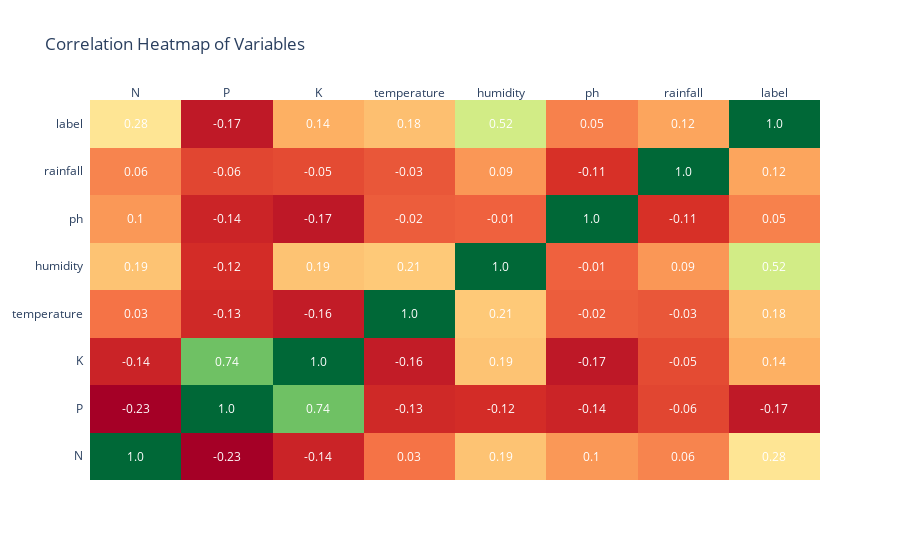

Source (notebook cell):
### Code cell
import pandas as pd
import plotly.figure_factory as ff


def heatmap_correlations(df: pd.DataFrame, targetVariable:str ,colorscale:str="Viridis"):
    """
    Create a heatmap showing the correlation of all pairs of variables in the dataframe.
    Parameters:
    - df (pd.DataFrame): Data to be plotted.
    - targetVariable (str): The dependent variable for which correlations will be displayed.
    - colorscale (str): Desired colorscale for the heatmap. Default is "Viridis".
    Returns:
    - None: Shows the heatmap.
    """
    
    # Filtering only numerical columns
    df_numeric = df.select_dtypes(include=['number'])
    
    # Check if targetVariable is numeric
    if targetVariable not in df_numeric.columns:
        print(f"The target variable {targetVariable} is not numeric.")
        return
    
    # Print the correlation of the target variable with other variables
    print('-' * 52)
    print(f"Correlation of {targetVariable} with other Independent variables")
    print('-' * 52)
    print(df_numeric.corr()[targetVariable].sort_values(ascending=False))
    
    # Calculate the correlation matrix
    corr_matrix = df_numeric.corr()
    # Create a heatmap using the correlation matrix
    fig = ff.create_annotated_heatmap(
        z=corr_matrix.values, 
        x=list(corr_matrix.columns), 
        y=list(corr_matrix.index),
        annotation_text=corr_matrix.round(2).values,
        colorscale=colorscale
    )

    fig.update_layout(title="Correlation Heatmap of Variables")
    
    fig.show()



# Example usage
# heatmap_correlations(df, targetVariable="Class", colorscale='RdYlGn')
heatmap_correlations(df_encoded, targetVariable="label", colorscale='RdYlGn')

### Figure 1 — Plotly figure (JSON) as saved in the notebook; plotly's stock layout.template omitted (floating-point values rounded to 4 significant figures)
{"data": [{"colorscale": [[0, "rgb(165,0,38)"], [0.1, "rgb(215,48,39)"], [0.2, "rgb(244,109,67)"], [0.3, "rgb(253,174,97)"], [0.4, "rgb(254,224,139)"], [0.5, "rgb(255,255,191)"], [0.6, "rgb(217,239,139)"], [0.7, "rgb(166,217,106)"], [0.8, "rgb(102,189,99)"], [0.9, "rgb(26,152,80)"], [1, "rgb(0,104,55)"]], "reversescale": false, "showscale": false, "type": "heatmap", "x": ["N", "P", "K", "temperature", "humidity", "ph", "rainfall", "label"], "y": ["N", "P", "K", "temperature", "humidity", "ph", "rainfall", "label"], "z": [[1, -0.2315, -0.1405, 0.0265, 0.1907, 0.09668, 0.05902, 0.2828], [-0.2315, 1, 0.7362, -0.1275, -0.1187, -0.138, -0.06384, -0.168], [-0.1405, 0.7362, 1, -0.1604, 0.1909, -0.1695, -0.05346, 0.1437], [0.0265, -0.1275, -0.1604, 1, 0.2053, -0.0178, -0.03008, 0.1806], [0.1907, -0.1187, 0.1909, 0.2053, 1, -0.008483, 0.09442, 0.5245], [0.09668, -0.138, -0.1695, -0.0178, -0.008483, 1, -0.1091, 0.05239], [0.05902, -0.06384, -0.05346, -0.03008, 0.09442, -0.1091, 1, 0.1215], [0.2828, -0.168, 0.1437, 0.1806, 0.5245, 0.05239, 0.1215, 1]]}], "layout": {"annotations": [{"font": {"color": "#FFFFFF"}, "showarrow": false, "text": "1.0", "x": "N", "xref": "x", "y": "N", "yref": "y"}, {"font": {"color": "#FFFFFF"}, "showarrow": false, "text": "-0.23", "x": "P", "xref": "x", "y": "N", "yref": "y"}, {"font": {"color": "#FFFFFF"}, "showarrow": false, "text": "-0.14", "x": "K", "xref": "x", "y": "N", "yref": "y"}, {"font": {"color": "#FFFFFF"}, "showarrow": false, "text": "0.03", "x": "temperature", "xref": "x", "y": "N", "yref": "y"}, {"font": {"color": "#FFFFFF"}, "showarrow": false, "text": "0.19", "x": "humidity", "xref": "x", "y": "N", "yref": "y"}, {"font": {"color": "#FFFFFF"}, "showarrow": false, "text": "0.1", "x": "ph", "xref": "x", "y": "N", "yref": "y"}, {"font": {"color": "#FFFFFF"}, "showarrow": false, "text": "0.06", "x": "rainfall", "xref": "x", "y": "N", "yref": "y"}, {"font": {"color": "#FFFFFF"}, "showarrow": false, "text": "0.28", "x": "label", "xref": "x", "y": "N", "yref": "y"}, {"font": {"color": "#FFFFFF"}, "showarrow": false, "text": "-0.23", "x": "N", "xref": "x", "y": "P", "yref": "y"}, {"font": {"color": "#FFFFFF"}, "showarrow": false, "text": "1.0", "x": "P", "xref": "x", "y": "P", "yref": "y"}, {"font": {"color": "#FFFFFF"}, "showarrow": false, "text": "0.74", "x": "K", "xref": "x", "y": "P", "yref": "y"}, {"font": {"color": "#FFFFFF"}, "showarrow": false, "text": "-0.13", "x": "temperature", "xref": "x", "y": "P", "yref": "y"}, {"font": {"color": "#FFFFFF"}, "showarrow": false, "text": "-0.12", "x": "humidity", "xref": "x", "y": "P", "yref": "y"}, {"font": {"color": "#FFFFFF"}, "showarrow": false, "text": "-0.14", "x": "ph", "xref": "x", "y": "P", "yref": "y"}, {"font": {"color": "#FFFFFF"}, "showarrow": false, "text": "-0.06", "x": "rainfall", "xref": "x", "y": "P", "yref": "y"}, {"font": {"color": "#FFFFFF"}, "showarrow": false, "text": "-0.17", "x": "label", "xref": "x", "y": "P", "yref": "y"}, {"font": {"color": "#FFFFFF"}, "showarrow": false, "text": "-0.14", "x": "N", "xref": "x", "y": "K", "yref": "y"}, {"font": {"color": "#FFFFFF"}, "showarrow": false, "text": "0.74", "x": "P", "xref": "x", "y": "K", "yref": "y"}, {"font": {"color": "#FFFFFF"}, "showarrow": false, "text": "1.0", "x": "K", "xref": "x", "y": "K", "yref": "y"}, {"font": {"color": "#FFFFFF"}, "showarrow": false, "text": "-0.16", "x": "temperature", "xref": "x", "y": "K", "yref": "y"}, {"font": {"color": "#FFFFFF"}, "showarrow": false, "text": "0.19", "x": "humidity", "xref": "x", "y": "K", "yref": "y"}, {"font": {"color": "#FFFFFF"}, "showarrow": false, "text": "-0.17", "x": "ph", "xref": "x", "y": "K", "yref": "y"}, {"font": {"color": "#FFFFFF"}, "showarrow": false, "text": "-0.05", "x": "rainfall", "xref": "x", "y": "K", "yref": "y"}, {"font": {"color": "#FFFFFF"}, "showarrow": false, "text": "0.14", "x": "label", "xref": "x", "y": "K", "yref": "y"}, {"font": {"color": "#FFFFFF"}, "showarrow": false, "text": "0.03", "x": "N", "xref": "x", "y": "temperature", "yref": "y"}, {"font": {"color": "#FFFFFF"}, "showarrow": false, "text": "-0.13", "x": "P", "xref": "x", "y": "temperature", "yref": "y"}, {"font": {"color": "#FFFFFF"}, "showarrow": false, "text": "-0.16", "x": "K", "xref": "x", "y": "temperature", "yref": "y"}, {"font": {"color": "#FFFFFF"}, "showarrow": false, "text": "1.0", "x": "temperature", "xref": "x", "y": "temperature", "yref": "y"}, {"font": {"color": "#FFFFFF"}, "showarrow": false, "text": "0.21", "x": "humidity", "xref": "x", "y": "temperature", "yref": "y"}, {"font": {"color": "#FFFFFF"}, "showarrow": false, "text": "-0.02", "x": "ph", "xref": "x", "y": "temperature", "yref": "y"}, {"font": {"color": "#FFFFFF"}, "showarrow": false, "text": "-0.03", "x": "rainfall", "xref": "x", "y": "temperature", "yref": "y"}, {"font": {"color": "#FFFFFF"}, "showarrow": false, "text": "0.18", "x": "label", "xref": "x", "y": "temperature", "yref": "y"}, {"font": {"color": "#FFFFFF"}, "showarrow": false, "text": "0.19", "x": "N", "xref": "x", "y": "humidity", "yref": "y"}, {"font": {"color": "#FFFFFF"}, "showarrow": false, "text": "-0.12", "x": "P", "xref": "x", "y": "humidity", "yref": "y"}, {"font": {"color": "#FFFFFF"}, "showarrow": false, "text": "0.19", "x": "K", "xref": "x", "y": "humidity", "yref": "y"}, {"font": {"color": "#FFFFFF"}, "showarrow": false, "text": "0.21", "x": "temperature", "xref": "x", "y": "humidity", "yref": "y"}, {"font": {"color": "#FFFFFF"}, "showarrow": false, "text": "1.0", "x": "humidity", "xref": "x", "y": "humidity", "yref": "y"}, {"font": {"color": "#FFFFFF"}, "showarrow": false, "text": "-0.01", "x": "ph", "xref": "x", "y": "humidity", "yref": "y"}, {"font": {"color": "#FFFFFF"}, "showarrow": false, "text": "0.09", "x": "rainfall", "xref": "x", "y": "humidity", "yref": "y"}, {"font": {"color": "#FFFFFF"}, "showarrow": false, "text": "0.52", "x": "label", "xref": "x", "y": "humidity", "yref": "y"}, {"font": {"color": "#FFFFFF"}, "showarrow": false, "text": "0.1", "x": "N", "xref": "x", "y": "ph", "yref": "y"}, {"font": {"color": "#FFFFFF"}, "showarrow": false, "text": "-0.14", "x": "P", "xref": "x", "y": "ph", "yref": "y"}, {"font": {"color": "#FFFFFF"}, "showarrow": false, "text": "-0.17", "x": "K", "xref": "x", "y": "ph", "yref": "y"}, {"font": {"color": "#FFFFFF"}, "showarrow": false, "text": "-0.02", "x": "temperature", "xref": "x", "y": "ph", "yref": "y"}, {"font": {"color": "#FFFFFF"}, "showarrow": false, "text": "-0.01", "x": "humidity", "xref": "x", "y": "ph", "yref": "y"}, {"font": {"color": "#FFFFFF"}, "showarrow": false, "text": "1.0", "x": "ph", "xref": "x", "y": "ph", "yref": "y"}, {"font": {"color": "#FFFFFF"}, "showarrow": false, "text": "-0.11", "x": "rainfall", "xref": "x", "y": "ph", "yref": "y"}, {"font": {"color": "#FFFFFF"}, "showarrow": false, "text": "0.05", "x": "label", "xref": "x", "y": "ph", "yref": "y"}, {"font": {"color": "#FFFFFF"}, "showarrow": false, "text": "0.06", "x": "N", "xref": "x", "y": "rainfall", "yref": "y"}, {"font": {"color": "#FFFFFF"}, "showarrow": false, "text": "-0.06", "x": "P", "xref": "x", "y": "rainfall", "yref": "y"}, {"font": {"color": "#FFFFFF"}, "showarrow": false, "text": "-0.05", "x": "K", "xref": "x", "y": "rainfall", "yref": "y"}, {"font": {"color": "#FFFFFF"}, "showarrow": false, "text": "-0.03", "x": "temperature", "xref": "x", "y": "rainfall", "yref": "y"}, {"font": {"color": "#FFFFFF"}, "showarrow": false, "text": "0.09", "x": "humidity", "xref": "x", "y": "rainfall", "yref": "y"}, {"font": {"color": "#FFFFFF"}, "showarrow": false, "text": "-0.11", "x": "ph", "xref": "x", "y": "rainfall", "yref": "y"}, {"font": {"color": "#FFFFFF"}, "showarrow": false, "text": "1.0", "x": "rainfall", "xref": "x", "y": "rainfall", "yref": "y"}, {"font": {"color": "#FFFFFF"}, "showarrow": false, "text": "0.12", "x": "label", "xref": "x", "y": "rainfall", "yref": "y"}, {"font": {"color": "#FFFFFF"}, "showarrow": false, "text": "0.28", "x": "N", "xref": "x", "y": "label", "yref": "y"}, {"font": {"color": "#FFFFFF"}, "showarrow": false, "text": "-0.17", "x": "P", "xref": "x", "y": "label", "yref": "y"}, {"font": {"color": "#FFFFFF"}, "showarrow": false, "text": "0.14", "x": "K", "xref": "x", "y": "label", "yref": "y"}, {"font": {"color": "#FFFFFF"}, "showarrow": false, "text": "0.18", "x": "temperature", "xref": "x", "y": "label", "yref": "y"}, {"font": {"color": "#FFFFFF"}, "showarrow": false, "text": "0.52", "x": "humidity", "xref": "x", "y": "label", "yref": "y"}, {"font": {"color": "#FFFFFF"}, "showarrow": false, "text": "0.05", "x": "ph", "xref": "x", "y": "label", "yref": "y"}, {"font": {"color": "#FFFFFF"}, "showarrow": false, "text": "0.12", "x": "rainfall", "xref": "x", "y": "label", "yref": "y"}, {"font": {"color": "#FFFFFF"}, "showarrow": false, "text": "1.0", "x": "label", "xref": "x", "y": "label", "yref": "y"}], "title": {"text": "Correlation Heatmap of Variables"}, "xaxis": {"dtick": 1, "gridcolor": "rgb(0, 0, 0)", "side": "top", "ticks": ""}, "yaxis": {"dtick": 1, "ticks": "", "ticksuffix": "  "}}}
